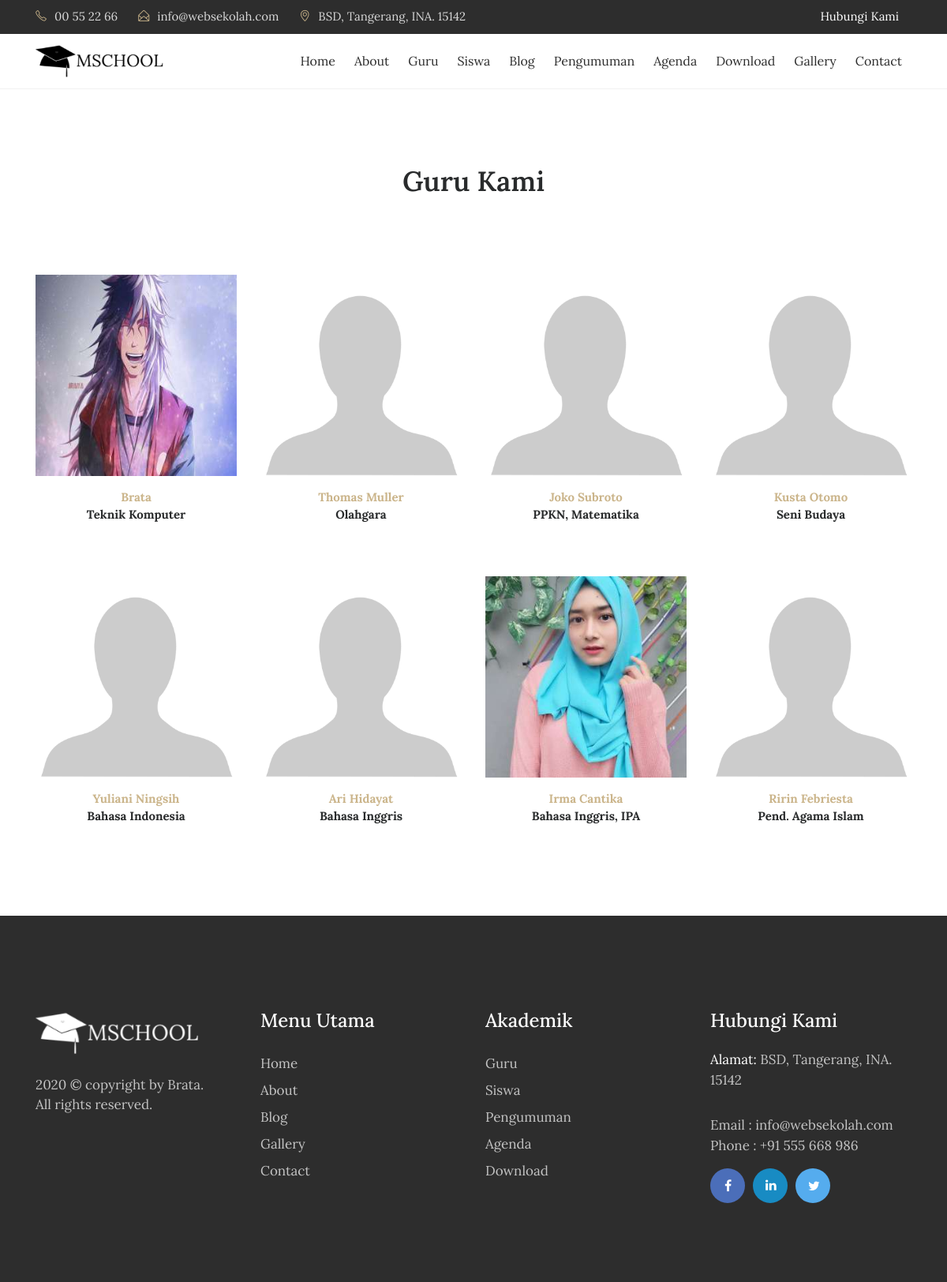
/index.php/guru, run on the app's committed database.
### tables this page shows
CREATE TABLE IF NOT EXISTS `tbl_guru` (
  `guru_id` int(11) NOT NULL AUTO_INCREMENT,
  `guru_nip` varchar(30) DEFAULT NULL,
  `guru_nama` varchar(70) DEFAULT NULL,
  `guru_jenkel` varchar(2) DEFAULT NULL,
  `guru_tmp_lahir` varchar(80) DEFAULT NULL,
  `guru_tgl_lahir` varchar(80) DEFAULT NULL,
  `guru_mapel` varchar(120) DEFAULT NULL,
  `guru_photo` varchar(40) DEFAULT NULL,
  `guru_tgl_input` timestamp NULL DEFAULT CURRENT_TIMESTAMP,
  PRIMARY KEY (`guru_id`)
);

### application/controllers/Guru.php (called while the page is built, shortened)
<?php
class Guru extends CI_Controller{
	function __construct(){
		$this->load->model('m_guru');
		$this->load->model('m_pengunjung');
	}
	function index(){
		$jum=$this->m_guru->guru();
        $page=$this->uri->segment(3);
        if(!$page):
            $offset = 0;
        else:
            $offset = $page;
        endif;
        $limit=8;
        $config['base_url'] = base_url() . 'guru/index/';
            $config['total_rows'] = $jum->num_rows();
            $config['per_page'] = $limit;
            $config['uri_segment'] = 3;
	          $config['full_tag_open']    = '<div class="pagging text-center"><nav><ul class="pagination justify-content-center">';
	          $config['full_tag_close']   = '</ul></nav></div>';
	          $config['num_tag_open']     = '<li class="page-item"><span class="page-link">';
	          $config['num_tag_close']    = '</span></li>';
	          $config['cur_tag_open']     = '<li class="page-item"><span class="page-link">';
	          $config['cur_tag_close']    = '<span class="sr-only">(current)</span></span></li>';
	          $config['next_tag_open']    = '<li class="page-item"><span class="page-link">';
	          $config['next_tagl_close']  = '<span aria-hidden="true">&raquo;</span></span></li>';
	          $config['prev_tag_open']    = '<li class="page-item"><span class="page-link">';
	          $config['prev_tagl_close']  = '</span>Next</li>';
	          $config['first_tag_open']   = '<li class="page-item"><span class="page-link">';
	          $config['first_tagl_close'] = '</span></li>';
	          $config['last_tag_open']    = '<li class="page-item"><span class="page-link">';
	          $config['last_tagl_close']  = '</span></li>';
            $config['first_link'] = 'Awal';
            $config['last_link'] = 'Akhir';
            $config['next_link'] = 'Next >>';
            $config['prev_link'] = '<< Prev';
            $this->pagination->initialize($config);
            $x['page'] =$this->pagination->create_links();
						$x['data']=$this->m_guru->guru_perpage($offset,$limit);
						$this->load->view('depan/v_guru',$x);
	}
}

### index.php (called while the page is built, shortened)
<?php
require_once BASEPATH.'core/CodeIgniter.php';

### application/models/M_guru.php (called while the page is built, shortened)
<?php
class M_guru extends CI_Model{
	function guru_perpage($offset,$limit){
		$hsl=$this->db->query("SELECT * FROM tbl_guru limit $offset,$limit");
		return $hsl;
	}
}

### application/views/depan/v_guru.php (the view, shortened to what this page needs)
<!DOCTYPE html>
<html lang="en">
<head>
    <link rel="stylesheet" href="<?php echo base_url().'theme/css/bootstrap.min.css'?>">
    <link rel="stylesheet" href="<?php echo base_url().'theme/css/font-awesome.min.css'?>">
    <link rel="stylesheet" href="<?php echo base_url().'theme/css/simple-line-icons.css'?>">
    <link rel="stylesheet" href="<?php echo base_url().'theme/css/slick.css'?>">
    <link rel="stylesheet" href="<?php echo base_url().'theme/css/slick-theme.css'?>">
    <link rel="stylesheet" href="<?php echo base_url().'theme/css/owl.carousel.min.css'?>">
    <link href="<?php echo base_url().'theme/css/style.css'?>" rel="stylesheet">
</head>
<body>
  <div class="header-topbar">
      <div class="container">
          <div class="row">
              <div class="col-xs-6 col-sm-8 col-md-9">
                  <div class="header-top_address">
                      <div class="header-top_list">
                          <span class="icon-phone"></span>00 55 22 66
                      </div>
                      <div class="header-top_list">
                          <span class="icon-envelope-open"></span>info@websekolah.com
                      </div>
                      <div class="header-top_list">
                          <span class="icon-location-pin"></span>BSD, Tangerang, INA. 15142
                      </div>
                  </div>
              </div>
              <div class="col-xs-6 col-sm-4 col-md-3">
                  <div class="header-top_login mr-sm-3">
                      <a href="<?php echo site_url('contact');?>">Hubungi Kami</a>
                  </div>
              </div>
          </div>
      </div>
  </div>
  <div data-toggle="affix" style="border-bottom:solid 1px #f2f2f2;">
      <div class="container nav-menu2">
          <div class="row">
              <div class="col-md-12">
                  <nav class="navbar navbar2 navbar-toggleable-md navbar-light bg-faded">
                      <a href="<?php echo site_url('');?>" class="navbar-brand nav-brand2"><img class="img img-responsive" width="200px;" src="<?php echo base_url().'theme/images/logo-dark.png'?>"></a>
                      <div class="collapse navbar-collapse justify-content-end" id="navbarNavDropdown">
                          <ul class="navbar-nav">
                              <li class="nav-item">
                                  <a class="nav-link" href="<?php echo site_url('');?>">Home</a>
                              </li>
                              <li class="nav-item">
                                  <a class="nav-link" href="<?php echo site_url('about');?>">About</a>
                              </li>
                              <li class="nav-item">
                                  <a class="nav-link" href="<?php echo site_url('guru');?>">Guru</a>
                              </li>
                              <li class="nav-item">
                                  <a class="nav-link" href="<?php echo site_url('siswa');?>">Siswa</a>
                              </li>
                              <li class="nav-item">
                                  <a class="nav-link" href="<?php echo site_url('blog');?>">Blog</a>
                              </li>
                              <li class="nav-item">
                                  <a class="nav-link" href="<?php echo site_url('pengumuman');?>">Pengumuman</a>
                              </li>
                              <li class="nav-item">
                                  <a class="nav-link" href="<?php echo site_url('agenda');?>">Agenda</a>
                              </li>
                              <li class="nav-item">
                                  <a class="nav-link" href="<?php echo site_url('download');?>">Download</a>
                              </li>
                              <li class="nav-item">
                                  <a class="nav-link" href="<?php echo site_url('galeri');?>">Gallery</a>
                              </li>
                              <li class="nav-item">
                                <a class="nav-link" href="<?php echo site_url('contact');?>">Contact</a>
                              </li>
                        </ul>
                  </div>
                </nav>
              </div>
            </div>
          </div>
        </div>
    <section class="our-teachers">
        <div class="container">
            <div class="row">
                <div class="col-md-12">
                    <h2 class="mb-5">Guru Kami</h2>
                </div>
            </div>
            <div class="row">
                <?php foreach ($data->result() as $row) : ?>
                    <div class="col-xs-12 col-sm-6 col-md-3">
                        <div class="admission_insruction">
                          <?php if(empty($row->guru_photo)):?>
                            <img src="<?php echo base_url().'assets/images/blank.png';?>" class="img-fluid" alt="#">
                          <?php else:?>
                            <img src="<?php echo base_url().'assets/images/'.$row->guru_photo;?>" class="img-fluid" alt="#">
                          <?php endif;?>
                            <p class="text-center mt-3"><span><?php echo $row->guru_nama;?></span>
                                <br>
                                <?php echo $row->guru_mapel;?></p>
                        </div>
                    </div>
                <?php endforeach;?>
              </div>
        </div>
    </section>
    <footer>
        <div class="container">
            <div class="row">
                <div class="col-md-3">
                    <div class="foot-logo">
                        <a href="<?php echo site_url();?>">
                            <img src="<?php echo base_url().'theme/images/logo-white.png'?>" class="img-fluid" alt="footer_logo">
                        </a>
                        <p><?php echo date('Y');?> © copyright by Brata. <br>All rights reserved.</p>
                        </div>
                    </div>
                    <div class="col-md-3">
                        <div class="sitemap">
                            <h3>Menu Utama</h3>
                            <ul>
                                <li><a href="<?php echo site_url();?>">Home</a></li>
                                <li><a href="<?php echo site_url('about');?>">About</a></li>
                                <li><a href="<?php echo site_url('artikel');?>">Blog </a></li>
                                <li><a href="<?php echo site_url('galeri');?>">Gallery</a></li>
                                <li><a href="<?php echo site_url('contact');?>">Contact</a></li>
                            </ul>
                        </div>
                    </div>
                    <div class="col-md-3">
                      <div class="sitemap">
                          <h3>Akademik</h3>
                          <ul>
                              <li><a href="<?php echo site_url('guru');?>">Guru</a></li>
                              <li><a href="<?php echo site_url('siswa');?>">Siswa </a></li>
                              <li><a href="<?php echo site_url('pengumuman');?>">Pengumuman</a></li>
                              <li><a href="<?php echo site_url('agenda');?>">Agenda</a></li>
                              <li><a href="<?php echo site_url('download');?>">Download</a></li>
                          </ul>
                      </div>
                    </div>
                    <div class="col-md-3">
                        <div class="address">
                            <h3>Hubungi Kami</h3>
                            <p><span>Alamat: </span> BSD, Tangerang, INA. 15142</p>
                            <p>Email : info@websekolah.com
                                <br> Phone : +91 555 668 986</p>
                                <ul class="footer-social-icons">
                                    <li><a href="#"><i class="fa fa-facebook fa-fb" aria-hidden="true"></i></a></li>
                                    <li><a href="#"><i class="fa fa-linkedin fa-in" aria-hidden="true"></i></a></li>
                                    <li><a href="#"><i class="fa fa-twitter fa-tw" aria-hidden="true"></i></a></li>
                                </ul>
                            </div>
                        </div>
                    </div>
                </div>
            </footer>
</body>
</html>

### data on the page
tbl_guru: guru_photo (picture), guru_nama "Brata", guru_mapel "Teknik Komputer"
tbl_guru: guru_nama "Thomas Muller", guru_mapel "Olahgara"
tbl_guru: guru_nama "Joko Subroto", guru_mapel "PPKN, Matematika"
tbl_guru: guru_nama "Kusta Otomo", guru_mapel "Seni Budaya"
tbl_guru: guru_nama "Yuliani Ningsih", guru_mapel "Bahasa Indonesia"
tbl_guru: guru_nama "Ari Hidayat", guru_mapel "Bahasa Inggris"
tbl_guru: guru_photo (picture), guru_nama "Irma Cantika", guru_mapel "Bahasa Inggris, IPA"
tbl_guru: guru_nama "Ririn Febriesta", guru_mapel "Pend. Agama Islam"
